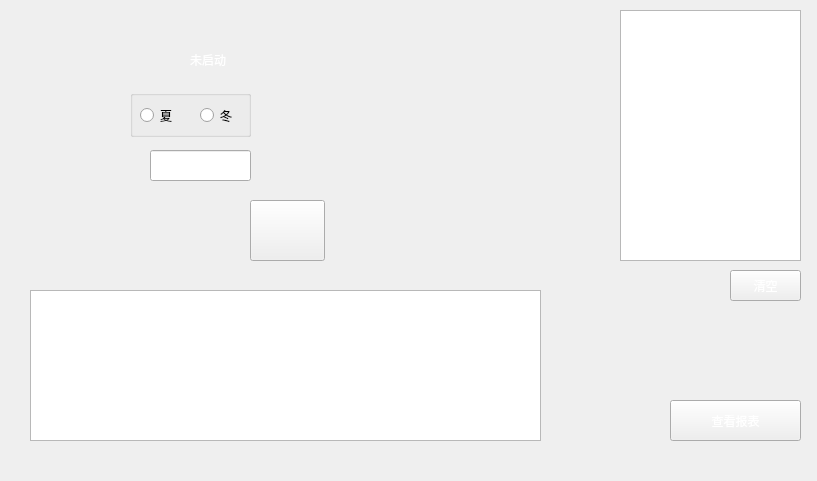
<?xml version="1.0" encoding="UTF-8"?>
<ui version="4.0">
 <class>MainWindow</class>
 <widget class="QMainWindow" name="MainWindow">
  <property name="geometry">
   <rect>
    <x>0</x>
    <y>0</y>
    <width>817</width>
    <height>481</height>
   </rect>
  </property>
  <property name="windowTitle">
   <string>中央空调</string>
  </property>
  <widget class="QWidget" name="centralWidget">
   <widget class="QTableView" name="roomsList">
    <property name="geometry">
     <rect>
      <x>30</x>
      <y>290</y>
      <width>511</width>
      <height>151</height>
     </rect>
    </property>
   </widget>
   <widget class="QLabel" name="label">
    <property name="geometry">
     <rect>
      <x>50</x>
      <y>90</y>
      <width>71</width>
      <height>31</height>
     </rect>
    </property>
    <property name="styleSheet">
     <string notr="true">border-image: url(:/new/prefix1/model.jpg);</string>
    </property>
    <property name="text">
     <string/>
    </property>
   </widget>
   <widget class="QPushButton" name="airOpen">
    <property name="geometry">
     <rect>
      <x>250</x>
      <y>200</y>
      <width>75</width>
      <height>61</height>
     </rect>
    </property>
    <property name="styleSheet">
     <string notr="true">border-image: url(:/new/prefix1/onoff.jpg);</string>
    </property>
    <property name="text">
     <string/>
    </property>
   </widget>
   <widget class="QLabel" name="label_2">
    <property name="geometry">
     <rect>
      <x>50</x>
      <y>150</y>
      <width>81</width>
      <height>31</height>
     </rect>
    </property>
    <property name="styleSheet">
     <string notr="true">border-image: url(:/new/prefix1/temp.jpg);</string>
    </property>
    <property name="text">
     <string/>
    </property>
   </widget>
   <widget class="QLineEdit" name="tempDomin">
    <property name="geometry">
     <rect>
      <x>150</x>
      <y>150</y>
      <width>101</width>
      <height>31</height>
     </rect>
    </property>
    <property name="styleSheet">
     <string notr="true">font: 12pt &quot;微软雅黑&quot;;</string>
    </property>
   </widget>
   <widget class="QPushButton" name="pushButton_3">
    <property name="geometry">
     <rect>
      <x>670</x>
      <y>400</y>
      <width>131</width>
      <height>41</height>
     </rect>
    </property>
    <property name="styleSheet">
     <string notr="true">font: 75 12pt &quot;微软雅黑&quot;;
border-image: url(:/new/prefix1/back.jpg);
color: rgb(255, 255, 255);</string>
    </property>
    <property name="text">
     <string>查看报表</string>
    </property>
   </widget>
   <widget class="QPushButton" name="pushButton_4">
    <property name="geometry">
     <rect>
      <x>730</x>
      <y>270</y>
      <width>71</width>
      <height>31</height>
     </rect>
    </property>
    <property name="styleSheet">
     <string notr="true">border-image: url(:/new/prefix1/back.jpg);
font: 75 12pt &quot;微软雅黑&quot;;
color: rgb(255, 255, 255);</string>
    </property>
    <property name="text">
     <string>清空</string>
    </property>
   </widget>
   <widget class="QGroupBox" name="groupBox">
    <property name="geometry">
     <rect>
      <x>130</x>
      <y>90</y>
      <width>121</width>
      <height>47</height>
     </rect>
    </property>
    <property name="styleSheet">
     <string notr="true"/>
    </property>
    <property name="title">
     <string/>
    </property>
    <widget class="QRadioButton" name="summer">
     <property name="geometry">
      <rect>
       <x>10</x>
       <y>10</y>
       <width>51</width>
       <height>31</height>
      </rect>
     </property>
     <property name="styleSheet">
      <string notr="true"/>
     </property>
     <property name="text">
      <string>夏</string>
     </property>
    </widget>
    <widget class="QRadioButton" name="winter">
     <property name="geometry">
      <rect>
       <x>70</x>
       <y>17</y>
       <width>41</width>
       <height>17</height>
      </rect>
     </property>
     <property name="styleSheet">
      <string notr="true"/>
     </property>
     <property name="text">
      <string>冬</string>
     </property>
    </widget>
   </widget>
   <widget class="QLabel" name="label_3">
    <property name="geometry">
     <rect>
      <x>50</x>
      <y>40</y>
      <width>101</width>
      <height>41</height>
     </rect>
    </property>
    <property name="styleSheet">
     <string notr="true">border-image: url(:/new/prefix1/cair.jpg);</string>
    </property>
    <property name="text">
     <string/>
    </property>
   </widget>
   <widget class="QLabel" name="AirState">
    <property name="geometry">
     <rect>
      <x>190</x>
      <y>44</y>
      <width>71</width>
      <height>31</height>
     </rect>
    </property>
    <property name="styleSheet">
     <string notr="true">color: rgb(255, 255, 255);
font: 12pt &quot;微软雅黑&quot;;</string>
    </property>
    <property name="text">
     <string>未启动</string>
    </property>
   </widget>
   <widget class="QLabel" name="back">
    <property name="geometry">
     <rect>
      <x>0</x>
      <y>0</y>
      <width>891</width>
      <height>511</height>
     </rect>
    </property>
    <property name="styleSheet">
     <string notr="true">border-image: url(:/new/prefix1/3187836_101359279626_2.jpg);</string>
    </property>
    <property name="text">
     <string/>
    </property>
   </widget>
   <widget class="QLabel" name="label_4">
    <property name="geometry">
     <rect>
      <x>30</x>
      <y>30</y>
      <width>311</width>
      <height>241</height>
     </rect>
    </property>
    <property name="styleSheet">
     <string notr="true">border-image: url(:/new/prefix1/back.jpg);</string>
    </property>
    <property name="text">
     <string/>
    </property>
   </widget>
   <widget class="QTextBrowser" name="textBrowser">
    <property name="geometry">
     <rect>
      <x>620</x>
      <y>10</y>
      <width>181</width>
      <height>251</height>
     </rect>
    </property>
    <property name="styleSheet">
     <string notr="true">font: 11pt &quot;微软雅黑&quot;;</string>
    </property>
   </widget>
   <zorder>back</zorder>
   <zorder>label_4</zorder>
   <zorder>roomsList</zorder>
   <zorder>label</zorder>
   <zorder>airOpen</zorder>
   <zorder>label_2</zorder>
   <zorder>tempDomin</zorder>
   <zorder>pushButton_3</zorder>
   <zorder>pushButton_4</zorder>
   <zorder>groupBox</zorder>
   <zorder>label_3</zorder>
   <zorder>AirState</zorder>
   <zorder>textBrowser</zorder>
  </widget>
 </widget>
 <layoutdefault spacing="6" margin="11"/>
 <resources/>
 <connections/>
</ui>
